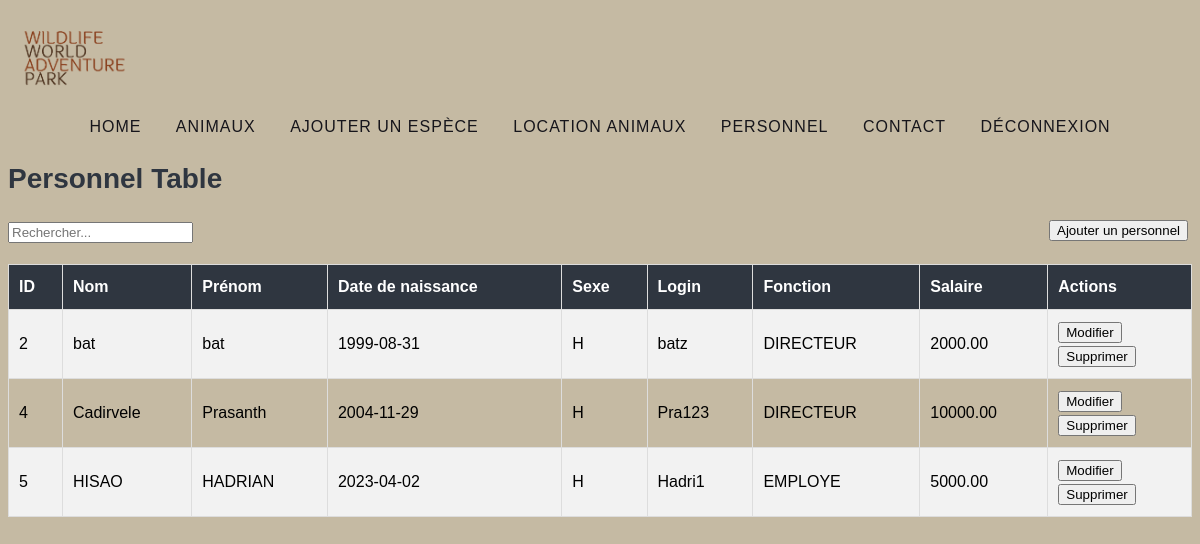
Screenshot of /personnel/listePersonnel.php (signed in) with the database file from the repository.
### tables this page shows
CREATE TABLE IF NOT EXISTS `personnels` (
  `id` int(11) NOT NULL AUTO_INCREMENT,
  `nom` varchar(50) NOT NULL,
  `prenom` varchar(50) NOT NULL,
  `date_naissance` date NOT NULL,
  `sexe` enum('H','F') NOT NULL,
  `login` varchar(50) NOT NULL,
  `mdp` varchar(50) NOT NULL,
  `fonction` enum('DIRECTEUR','EMPLOYE') NOT NULL,
  `salaire` decimal(7,2) NOT NULL,
  PRIMARY KEY (`id`)
);

### repository/DBManagerDirecteur.php (called while the page is built, shortened)
<?php
class DBManagerDirecteur extends DBManager {
    function getAllPersonnels() {
        $conn = $this->getConnection();
        $sql = "SELECT * FROM personnels";
        $result = $conn->query($sql);
        if ($result->num_rows > 0) {
            $personnels = array();
            while($row = $result->fetch_assoc()) {
                $personnels[] = $row;
            }
        } else {
            $personnels = null;
        }
        return $personnels;
    }
}

### src/personnel/listePersonnel.php (the view, shortened to what this page needs)
<?php
require_once '../../repository/DBManagerDirecteur.php';
$credentials = new Credentials();
$db = new DBManagerDirecteur($credentials->getServername(),$credentials->getUserDirecteur(), $credentials->getUserDirecteurPassword(), $credentials->getDatabaseName());
$personnels = $db->getAllPersonnels();
?>
<!DOCTYPE html>
<html>
<head>
    <link rel="stylesheet" type="text/css" href="../../css/liste_personnel.css">
    <link rel="stylesheet" type="text/css" href="../../css/navbar.css">
</head>
<body>
<div>
    <img src="../../images/logo.png" alt="Logo" class="logo-image">
    <nav class="navbar">
        <a class="nav-link" href="../menu.php">Home</a>
        <a class="nav-link" href="../animal/listeAnimaux.php">Animaux</a>
        <a class="nav-link" href="../ajoutespece.php">Ajouter un espèce</a>
        <a class="nav-link" href="../loc_animal/listeLocAnimaux.php">Location Animaux</a>
        <?php
        if ($_SESSION['role'] == "DIRECTEUR") {
            echo '<a class="nav-link" href="../personnel/listePersonnel.php">Personnel</a>';
        }
        ?>
        <a class="nav-link" href="../contact.php">Contact</a>
        <a class="nav-link" href="../deconnexion.php">Déconnexion</a>
    </nav>
</div>
<div class="container">
    <h1>Personnel Table</h1>
    <input type="text" id="searchInput" onkeyup="searchTable()" placeholder="Rechercher...">
    <button style="position: absolute;right: 1%;" onclick="window.location.href='ajoutPersonnel.php'">Ajouter un personnel</button>
    <table class="table">
        <tr>
            <th>ID</th>
            <th>Nom</th>
            <th>Prénom</th>
            <th>Date de naissance</th>
            <th>Sexe</th>
            <th>Login</th>
            <th>Fonction</th>
            <th>Salaire</th>
            <th>Actions</th>
        </tr>
        <?php
        foreach ($personnels as $personnel) {
            echo "<tr>";
            echo "<td>" . $personnel['id'] . "</td>";
            echo "<td>" . $personnel['nom'] . "</td>";
            echo "<td>" . $personnel['prenom'] . "</td>";
            echo "<td>" . $personnel['date_naissance'] . "</td>";
            echo "<td>" . $personnel['sexe'] . "</td>";
            echo "<td>" . $personnel['login'] . "</td>";
            echo "<td>" . $personnel['fonction'] . "</td>";
            echo "<td>" . $personnel['salaire'] . "</td>";
            echo "<td>";
            echo "<form method='get' action='modifPersonnel.php'>";
            echo "<button type='submit'>Modifier</button>";
            echo "</form>";
            echo "<form method='post' action='deletePersonnel.php'>";
            echo "<button type='submit'>Supprimer</button>";
            echo "</form>";
            echo "</td>";
            echo "</tr>";
        }
        ?>
    </table>
</div>
</body>
</html>

### css/liste_personnel.css (style rules this page uses)
body { background-color: #c5baa3; font-family: Arial, sans-serif; font-size: 16px; line-height: 1.5; }
h1 { color: #2f3640; font-size: 28px; margin-bottom: 20px; }
table { border-collapse: collapse; margin: 20px 0; width: 100%; }
th, td { padding: 10px; text-align: left; border: 1px solid #ddd; }
th { background-color: #2f3640; color: #fff; }
tr:nth-child(even) { background-color: #f2f2f2; }

### css/navbar.css (style rules this page uses)
.logo-image { max-height: 100px; width: auto; }
nav { width: 100%; top:50px; text-align:center; }
nav a { font-family: 'Oswald', sans-serif; font-weight:500; text-transform:uppercase; text-decoration:none; color:#16151b; margin:0 15px; font-size:16px; letter-spacing:1px; position:relative; display:inline-block; }
nav a:before { content:''; position: absolute; width: 100%; height: 3px; background:#16151b; top:47%; animation:out 0.2s cubic-bezier(1, 0, 0.58, 0.97) 1 both; }

### rows the page displays
personnels: id "2", nom "bat", prenom "bat", date_naissance "1999-08-31", sexe "H", login "batz", fonction "DIRECTEUR", salaire "2000.00"
personnels: id "4", nom "Cadirvele", prenom "Prasanth", date_naissance "2004-11-29", sexe "H", login "Pra123", fonction "DIRECTEUR", salaire "10000.00"
personnels: id "5", nom "HISAO", prenom "HADRIAN", date_naissance "2023-04-02", sexe "H", login "Hadri1", fonction "EMPLOYE", salaire "5000.00"
